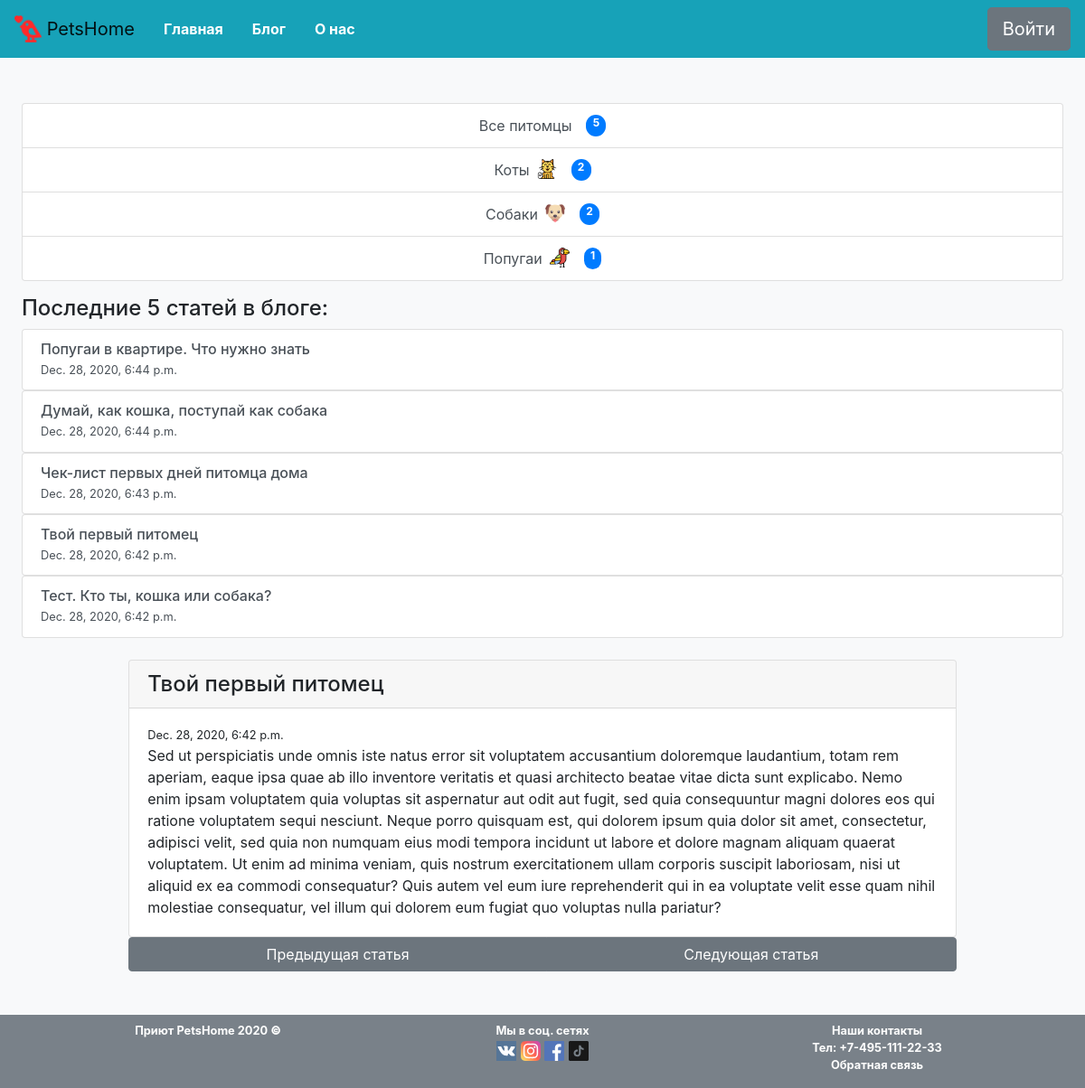
The app's page /blog/4 with its own data.
### pets/models.py (models this page shows, shortened)
class Animal (models.Model):
    CAT = 'Коты'
    DOG = 'Собаки'
    PARROT = 'Попугаи'
    ANIMAL_TYPE = [
        (CAT,'Коты'),
        (DOG, 'Собаки'),
        (PARROT, 'Попугаи'),
    ]
    type = models.CharField(max_length= 30, choices=ANIMAL_TYPE, verbose_name='Тип животного')
    icon = models.ImageField(upload_to='animal_icons/%Y/%m/%d', blank=True, verbose_name='Иконка животного')
    slug = models.SlugField(default='', unique=True)

class Pet (models.Model):
    MALE = 'Мальчик'
    FEMALE = 'Девочка'
    PET_SEX = [
        (MALE,'Мальчик'),
        (FEMALE, 'Девочка'),
    ]
    nickname = models.CharField(max_length=80, verbose_name='Кличка питомца')
    sex = models.CharField (max_length = 10, choices= PET_SEX, verbose_name='Пол питомца')
    breed = models.ForeignKey(Breed, on_delete= models.CASCADE, verbose_name='Порода питомца')
    description = models.TextField(verbose_name='Описание')
    date_enter = models.DateField(default=datetime.date.today(), verbose_name='Дата поступления')
    type = models.ForeignKey(Animal, on_delete=models.CASCADE, verbose_name='Тип питомца')
    year = models.SmallIntegerField(verbose_name='Возраст питомца')
    photo = models.ImageField(upload_to='pet_images/%Y/%m/%d', blank=True, verbose_name='Фото питомца')
    like = models.SmallIntegerField (default=0, verbose_name='Лайки')
    vetpasport = models.BooleanField(default= False,verbose_name='Наличие ветпаспорта у питомца')

class Blog (models.Model):
    title = models.CharField(max_length= 200, verbose_name='Название статьи')
    date = models.DateTimeField(default=timezone.now, verbose_name='Дата опубликования')
    blogpost = models.TextField(verbose_name='Текст сообщения')
    small_decc = models.CharField(max_length = 50, blank=True, verbose_name='Короткий текст сообщения')

### pets/views.py (the view)
# urls.py: path('blog/<int:pk>', views.BlogDetailView.as_view(), name='blog'),
class BlogDetailView(DetailView):
    model = models.Blog
    template_name = 'blogpost.html'
    def get_context_data(self, **kwargs):
        context = super().get_context_data(**kwargs)
        context["animal"] = models.Animal.objects.all()
        context["pets_count"] = models.Pet.objects.all()
        context["blog5"] = models.Blog.objects.all().order_by('-pk')[:5]
        return context

### pets/templatetags/poll_extras.py (called while the page is built)
def add_plus(value):
    return int(value) + 1

def add_minus(value):
    return int(value) - 1

### pets/templates/blogpost.html
{% extends 'base.html' %}
{% load poll_extras %}
{% block main %}
    <div class="col-10 d-flex flex-column">
        <div class="card ">
            <h4 class="card-header">{{ object.title }}</h4>
            <div class="card-body">
                <small>{{object.date}}</small>
                <p class="card-text">{{object.blogpost}}</p>
            </div>
        </div>
        <div class="btn-group d-flex flex-row" role="group" aria-label="Basic example">
            <a href="/blog/{{ object.pk | add_minus }}" class="text-white btn btn-secondary">Предыдущая статья</a>
            <a href="/blog/{{ object.pk | add_plus }}" class="text-white btn btn-secondary">Следующая статья</a>
        </div>
    </div>
{% endblock %}

### pets/templates/base.html (shortened to what this page needs)
{% load static %}
<html lang="ru">
<head>
    {% block bootstrap_header %}
    <link rel="stylesheet" href="https://cdn.jsdelivr.net/npm/bootstrap@4.5.3/dist/css/bootstrap.min.css">
    {% endblock bootstrap_header %}
    <link rel="stylesheet" href='{% static "CSS\main.css" %}'>
</head>
<body>
    <header>
        <nav class="navbar navbar-expand-lg navbar-light bg-info d-flex flex-wrap">
            <a class="navbar-brand" href="/">
                <img src="{% static 'Images/love-birds2.png' %}" width="30" height="30" class="d-inline-block align-top " alt="">
                PetsHome
              </a>
            <div class="collapse navbar-collapse justify-content-center d-flex flex-wrap" >
                <ul class="nav mr-auto justify-content-center">
                    <li class="nav-item active">
                        <a class="nav-link text-white font-weight-bold" href="/">Главная<span class="sr-only">(current)</span></a>
                    </li>
                    <li class="nav-item">
                        <a class="nav-link text-white font-weight-bold" href="/blog/">Блог</a>
                    </li>
                    <li class="nav-item">
                        <a class="nav-link text-white font-weight-bold" href="/aboutus/">О нас</a>
                    </li>
                </ul>
                <form class="form-inline my-2 my-lg-0">
                    <button class="btn btn-secondary btn-lg my-2 my-sm-0" type="submit">Войти</button>
                </form>
            </div>
        </nav>
    </header>
    <main>
        <div class="row main-wrap mb-5 d-flex flex-wrap">
            <div class="col-2 menu-block-size">
                <div class="list-group mb-3">
                    <a href="/" class="list-group-item list-group-item-action d-flex justify-content-between ">
                      Все питомцы
                      <span class=" ml-3 badge badge-primary badge-pill">{{ pets_count|length }}</span>
                    </a>
                    {% for pet in animal %}
                    <a href="/pets/{{ pet.slug }}" id="{{ pet.type }}" class=" list-group-item list-group-item-action d-flex justify-content-between">
                    {{ pet.type }}
                        <img class="mr-3 ml-2" src='{{ pet.icon.url }}' style="height: 22px; width: 22px">
                        <span class="badge badge-primary badge-pill">{{ pet.pet_set.all|length }}</span>
                    {% endfor %}
                    </a>
                </div>
                <div class="mb-4">
                    <h4 class="h4">Последние 5 статей в блоге:</h4>
                    {% for blog in blog5  %}
                    <div class="list-group">
                        <a href="/blog/{{ blog.pk }}" class="list-group-item list-group-item-action flex-column align-items-start">
                        <div class="d-flex w-100 flex-column">
                            <h6 class="h6 mb-1">{{ blog.title }}</h6>
                            <small>{{ blog.date }}</small>
                        </div>
                        </a>
                    </div>
                    {% endfor %}
                </div>
            </div>
            {% block main %}
            {% endblock %}
        </div>
    </main>
    <footer class="bg-secondary" style="opacity: 0.9;" >
        <div class="container footer-container d-flex flex-row flex-wrap pt-2 ">
            <small class="col-4 text-white text-center font-weight-bold footer-wrap-size mb-3">Приют PetsHome 2020 <strong>&copy;</strong></small>
            <div class="col-4 text-white text-center d-flex flex-column footer-wrap-size mb-3">
                <small class="text-white text-center font-weight-bold">Мы в соц. сетях</small>
                <div class="social ">
                    <a href="#"><img src="{% static 'Images\vk.svg' %}" style="height: 22px; width: 22px" alt='VK'></a>
                    <a href="#"><img src="{% static 'Images\instagram.svg' %}" style="height: 22px; width: 22px" alt='instagram'></a>
                    <a href="#"><img src="{% static 'Images\facebook.svg' %}" style="height: 22px; width: 22px" alt='facebook'></a>
                    <a href="#"><img src="{% static 'Images\tiktok.svg' %}" style="height: 22px; width: 22px" alt='tiktok'></a>
                </div>
            </div>
            <address class="col-4 d-flex flex-column footer-wrap-size mb-3">
                <small class="text-white text-center font-weight-bold">
                    Наши контакты</br>
                    Тел: +7-495-111-22-33</br>
                    <a href="mailto:#" class="text-white text-center">Обратная связь</a>
                </small>
            </address>
        </div>
    </footer>
</body>
</html>

### asset/CSS/main.css (style rules this page uses)
.main-wrap { margin-top: 50px; }
body { background-color: #F8F9FA; }
main { margin: 0 2vw; background-color:#F8F9FA; }
li { list-style-type: none; }
.menu-block-size { min-width: 200px; }
.footer-wrap-size { min-width: 168px; }
@media screen and (max-width: 1236px) { .col-2 { flex: 0 0 80%; max-width: 80%; margin: 0 auto; } }
@media screen and (max-width: 1236px) { .col-10 { flex: 0 0 80%; max-width: 80%; margin: 0 auto; } }
@media screen and (max-width: 1236px) { .menu-block-size { min-width: 100%; } }
@media screen and (max-width: 1236px) { .justify-content-between { justify-content: center!important } }

### records on screen
Animal: type "Коты", icon (picture), pet_set.all|length "2"
Animal: type "Собаки", icon (picture), pet_set.all|length "2"
Animal: type "Попугаи", icon (picture), pet_set.all|length "1"
Blog: title "Попугаи в квартире. Что нужно знать", date "Dec. 28, 2020, 6:44 p.m."
Blog: title "Думай, как кошка, поступай как собака", date "Dec. 28, 2020, 6:44 p.m."
Blog: title "Чек-лист первых дней питомца дома", date "Dec. 28, 2020, 6:43 p.m."
Blog: title "Твой первый питомец", date "Dec. 28, 2020, 6:42 p.m.", blogpost "Sed ut perspiciatis unde omnis iste natus error sit voluptatem accusantium doloremque laudantium, totam rem aperiam, eaque ipsa quae ab illo inventore veritatis et quasi architecto beatae vitae dicta sunt explicabo. Nemo enim ipsam voluptatem quia voluptas sit aspernatur aut odit aut fugit, sed quia consequuntur magni dolores eos qui ratione voluptatem sequi nesciunt. Neque porro quisquam est, qui dolorem ipsum quia dolor sit amet, consectetur, adipisci velit, sed quia non numquam eius modi tempora incidunt ut labore et dolore magnam aliquam quaerat voluptatem. Ut enim ad minima veniam, quis nostrum exercitationem ullam corporis suscipit laboriosam, nisi ut aliquid ex ea commodi…"
Blog: title "Тест. Кто ты, кошка или собака?", date "Dec. 28, 2020, 6:42 p.m."

### other values on screen
{{ pets_count|length }} "5"
